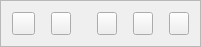
   <widget class="QFrame" name="frame_4">
    <property name="geometry">
     <rect>
      <x>905</x>
      <y>5</y>
      <width>201</width>
      <height>41</height>
     </rect>
    </property>
    <property name="frameShape">
     <enum>QFrame::StyledPanel</enum>
    </property>
    <property name="frameShadow">
     <enum>QFrame::Raised</enum>
    </property>
    <layout class="QHBoxLayout" name="horizontalLayout_4">
     <item>
      <widget class="QToolButton" name="toolButton_5">
       <property name="minimumSize">
        <size>
         <width>23</width>
         <height>23</height>
        </size>
       </property>
       <property name="styleSheet">
        <string notr="true">
#toolButton_5
{
border-image: url(:/lib/pifu.png);
}

#toolButton_5::hover
{
background-color: rgba(245, 245, 245, 80);
}</string>
       </property>
       <property name="text">
        <string/>
       </property>
       <property name="popupMode">
        <enum>QToolButton::DelayedPopup</enum>
       </property>
       <property name="toolButtonStyle">
        <enum>Qt::ToolButtonIconOnly</enum>
       </property>
       <property name="autoRaise">
        <bool>false</bool>
       </property>
       <property name="arrowType">
        <enum>Qt::NoArrow</enum>
       </property>
      </widget>
     </item>
     <item>
      <spacer name="horizontalSpacer_2">
       <property name="orientation">
        <enum>Qt::Horizontal</enum>
       </property>
       <property name="sizeType">
        <enum>QSizePolicy::Minimum</enum>
       </property>
       <property name="sizeHint" stdset="0">
        <size>
         <width>10</width>
         <height>20</height>
        </size>
       </property>
      </spacer>
     </item>
     <item>
      <widget class="QToolButton" name="toolButton_1">
       <property name="minimumSize">
        <size>
         <width>20</width>
         <height>22</height>
        </size>
       </property>
       <property name="styleSheet">
        <string notr="true">
#toolButton_1
{
border-image: url(:/lib/xuanxiang.png);
}

#toolButton_1::hover
{
background-color: rgba(245, 245, 245, 80);
}</string>
       </property>
       <property name="text">
        <string/>
       </property>
       <property name="popupMode">
        <enum>QToolButton::DelayedPopup</enum>
       </property>
       <property name="toolButtonStyle">
        <enum>Qt::ToolButtonIconOnly</enum>
       </property>
       <property name="autoRaise">
        <bool>false</bool>
       </property>
       <property name="arrowType">
        <enum>Qt::NoArrow</enum>
       </property>
      </widget>
     </item>
     <item>
      <spacer name="horizontalSpacer">
       <property name="orientation">
        <enum>Qt::Horizontal</enum>
       </property>
       <property name="sizeType">
        <enum>QSizePolicy::Minimum</enum>
       </property>
       <property name="sizeHint" stdset="0">
        <size>
         <width>20</width>
         <height>20</height>
        </size>
       </property>
      </spacer>
     </item>
     <item>
      <widget class="QToolButton" name="toolButton_2">
       <property name="minimumSize">
        <size>
         <width>20</width>
         <height>20</height>
        </size>
       </property>
       <property name="styleSheet">
        <string notr="true">#toolButton_2
{
border-image: url(:/lib/zuixiao.png);
}

#toolButton_2::hover
{
background-color: rgba(245, 245, 245, 80);
}</string>
       </property>
       <property name="text">
        <string/>
       </property>
      </widget>
     </item>
     <item>
      <spacer name="horizontalSpacer_3">
       <property name="orientation">
        <enum>Qt::Horizontal</enum>
       </property>
       <property name="sizeType">
        <enum>QSizePolicy::Minimum</enum>
       </property>
       <property name="sizeHint" stdset="0">
        <size>
         <width>10</width>
         <height>20</height>
        </size>
       </property>
      </spacer>
     </item>
     <item>
      <widget class="QToolButton" name="toolButton_3">
       <property name="minimumSize">
        <size>
         <width>20</width>
         <height>20</height>
        </size>
       </property>
       <property name="styleSheet">
        <string notr="true">
#toolButton_3
{
border-image: url(:/lib/zuidahua.png);
}
#toolButton_3::hover
{
background-color: rgba(245, 245, 245, 80);
}</string>
       </property>
       <property name="text">
        <string/>
       </property>
      </widget>
     </item>
     <item>
      <spacer name="horizontalSpacer_4">
       <property name="orientation">
        <enum>Qt::Horizontal</enum>
       </property>
       <property name="sizeType">
        <enum>QSizePolicy::Minimum</enum>
       </property>
       <property name="sizeHint" stdset="0">
        <size>
         <width>10</width>
         <height>20</height>
        </size>
       </property>
      </spacer>
     </item>
     <item>
      <widget class="QToolButton" name="toolButton_4">
       <property name="minimumSize">
        <size>
         <width>20</width>
         <height>20</height>
        </size>
       </property>
       <property name="styleSheet">
        <string notr="true">#toolButton_4
{
border-image: url(:/lib/guanbi.png);
}
#toolButton_4::hover
{
background-color: rgba(245, 245, 245, 80);
}</string>
       </property>
       <property name="text">
        <string/>
       </property>
      </widget>
     </item>
    </layout>
   </widget>
